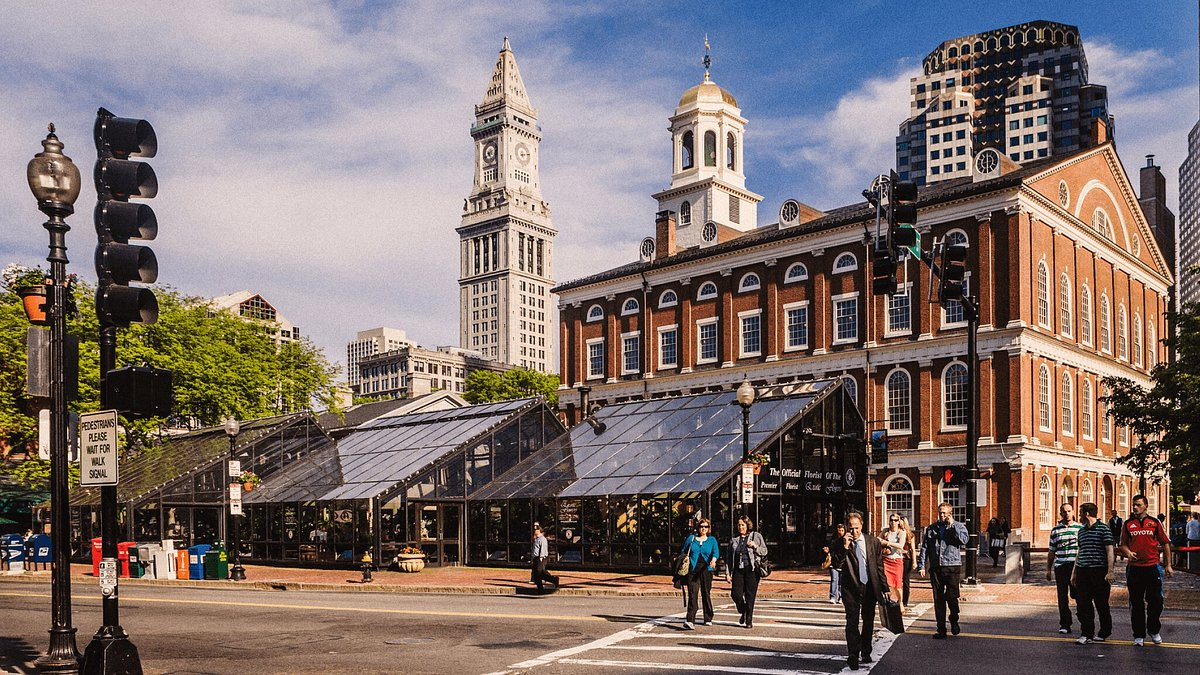
#> input picture Images/boston.jpg, 1200 x 675 px
$ python basic_function.py
#> lines starting #> are read from the running program, lines starting #| are printed output that depends on the picture; after the words box and inside, x2 and y2 are one past the last pixel; in counts of white or black regions, pixels touching at a corner belong together
import cv2 as cv

img= cv.imread('Images/boston.jpg')
#> img is the input picture: shape (675, 1200, 3); mean B, G, R 109.6, 112.6, 126.2
resized =cv.resize(img,None, fx=0.5, fy=0.5)
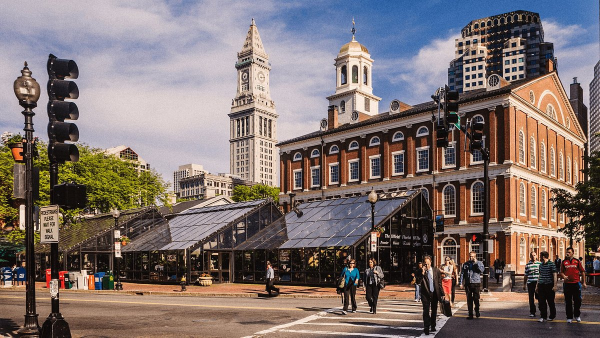
#> resized: shape (338, 600, 3); mean B, G, R 109.6, 112.7, 126.3

# Converting to grayscale
gray= cv.cvtColor(resized, cv.COLOR_BGR2GRAY)
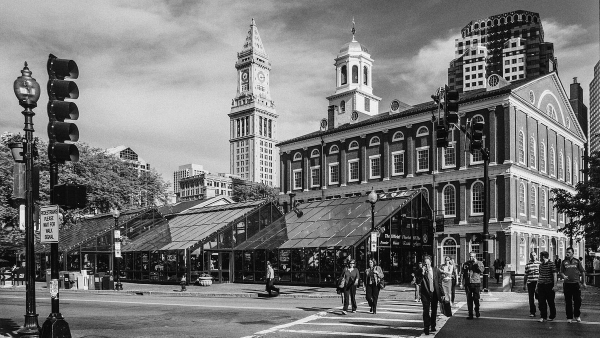
#> gray: shape (338, 600); min 3, max 248, mean 116.4

# Blur
blur=cv.GaussianBlur(resized,(9,9),cv.BORDER_DEFAULT)
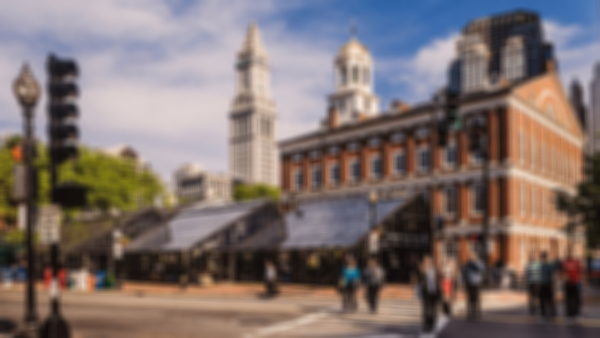
#> blur: shape (338, 600, 3); mean B, G, R 109.6, 112.7, 126.3

# Edge Cascade
canny=cv.Canny(blur ,125,175)
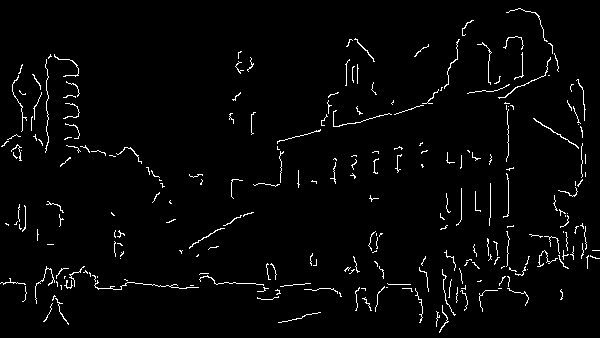
#> canny: shape (338, 600); 2.6% white in thin lines or dots

# Dilating the image
dilated = cv.dilate(canny,(7,7), iterations=3)
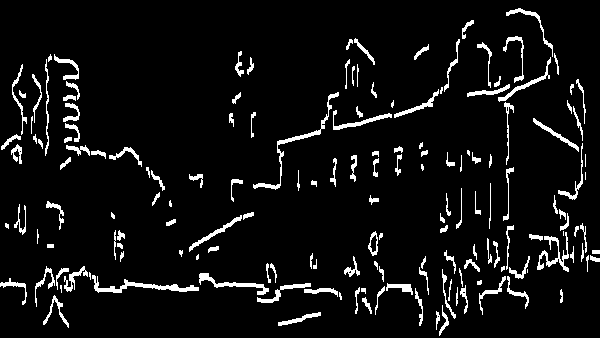
#> dilated: shape (338, 600); 6.4% white; 165 white regions (20 under 20 px), largest, box (x1, y1, x2, y2) and area: (92, 275, 199, 293) 530, (253, 92, 339, 190) 504, (537, 232, 569, 272) 369

# Eroding
eroded = cv.erode(dilated,(3,3),iterations=3 )
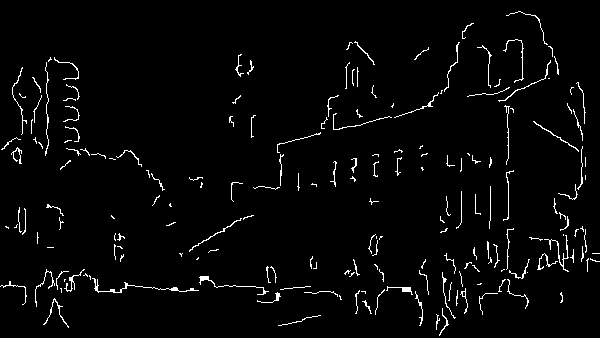
#> eroded: shape (338, 600); 2.8% white in thin lines or dots

# Cropping
cropped = img[50:400, 300:400]
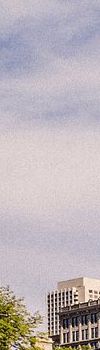
#> cropped: shape (350, 100, 3); mean B, G, R 183.8, 179.5, 188.3


cv.imshow('cropped',cropped)
# [6 lines of commented-out code are left out]

cv.waitKey(0)

cv.destroyAllWindows()
